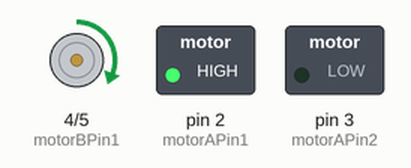
The sketch below on a simulated Arduino Uno, built with avr-gcc and run on an emulated ATmega328P. Shown: motor-driver pin pairs drawn as motors (green arrow = first pin HIGH = forward, orange = second pin HIGH = backward, longer = more drive), switched loads named in the sketch (green lamp = pin HIGH).

Above: at 0.1 s.
Timing chart, 0 to 1.6 s (numbered marks = the images above):
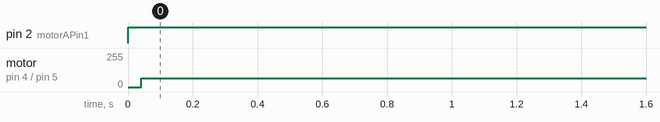

Measured:
- by itself, pin 2 (motorAPin1): LOW → HIGH at 0.00 s
- by itself, motor on pin 4 (motorBPin1) / pin 5 (motorBPin2): stopped → forward 64/255 at 0.04 s

The sketch:

motor_control.ino
```cpp
// Motor A connections
int motorAPin1 = 2;  // Connect to IN1 on the motor driver
int motorAPin2 = 3;  // Connect to IN2 on the motor driver

// Motor B connections
int motorBPin1 = 4;  // Connect to IN3 on the motor driver
int motorBPin2 = 5;  // Connect to IN4 on the motor driver

void setup() {
  // Set motor control pins as output
  pinMode(motorAPin1, OUTPUT);
  pinMode(motorAPin2, OUTPUT);
  pinMode(motorBPin1, OUTPUT);
  pinMode(motorBPin2, OUTPUT);
}

void loop() {
  // Move both motors forward
  digitalWrite(motorAPin1, HIGH);
  digitalWrite(motorAPin2, LOW);
  analogWrite(motorBPin1, HIGH);  // Set speed for motor B
  analogWrite(motorBPin2, LOW);

  digitalWrite(motorBPin1, HIGH);
  digitalWrite(motorBPin2, LOW);
  analogWrite(motorBPin1, HIGH);  // Set speed for motor B
  analogWrite(motorBPin2, LOW);
}
```
